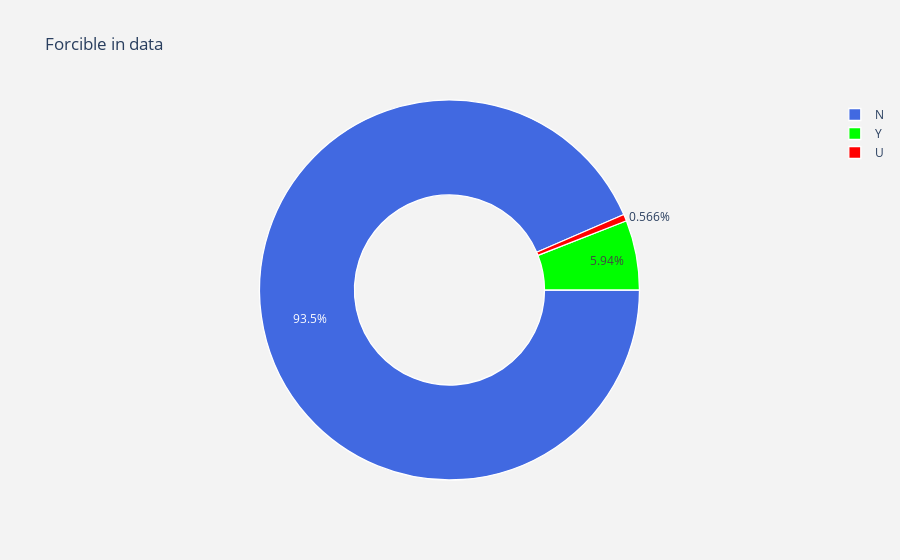

Notebook source saved alongside this figure:
### Markdown cell above
## Pie Charts (plotly).
The pie chart below represents whether incidences are forcible or not or unknown. Most incidences (93%) are not Forcible

### Code cell
data = pd.read_csv('data_2018_2019_noage.csv')

#labels
lab = data["Forcible"].value_counts().keys().tolist()
#values
val = data["Forcible"].value_counts().values.tolist()

trace = go.Pie(labels = lab ,
               values = val ,
               marker = dict(colors =  [ 'royalblue' ,'lime','red'],
                             line = dict(color = "white",
                                         width =  1.3)
                            ),
               rotation = 90,
               hoverinfo = "label+value+text",
               hole = .5
              )
layout = go.Layout(dict(title = "Forcible in data",
                        plot_bgcolor  = "rgb(243,243,243)",
                        paper_bgcolor = "rgb(243,243,243)",
                       )
                  )

data = [trace]
fig = go.Figure(data = data,layout = layout)
py.iplot(fig)

### Figure 1 — Plotly figure (JSON) as saved in the notebook; plotly's stock layout.template omitted (floating-point values rounded to 4 significant figures)
{"data": [{"hole": 0.5, "hoverinfo": "label+value+text", "labels": ["N", "Y", "U"], "marker": {"colors": ["royalblue", "lime", "red"], "line": {"color": "white", "width": 1.3}}, "rotation": 90, "type": "pie", "values": [10078, 640, 61]}], "layout": {"paper_bgcolor": "rgb(243,243,243)", "plot_bgcolor": "rgb(243,243,243)", "title": {"text": "Forcible in data"}}}
